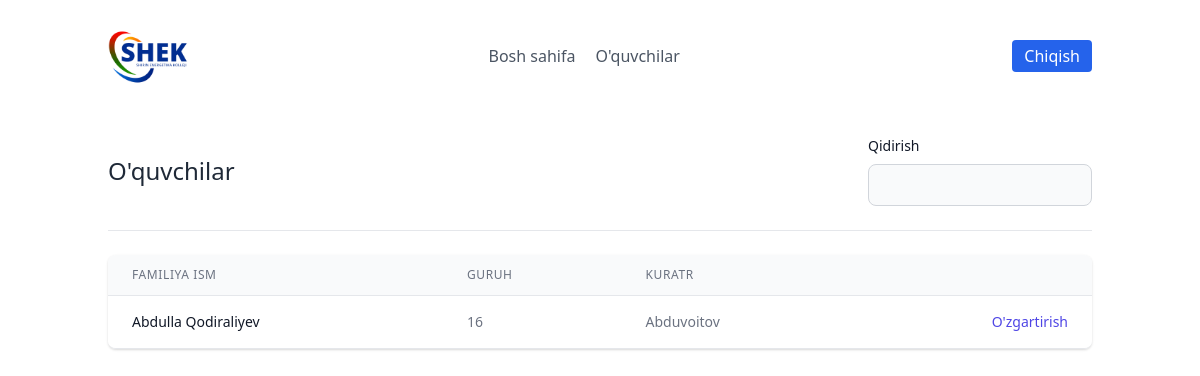
The page /leads/ (signed in) on the database its author committed.
### leads/models.py (models this page shows, shortened)
class Lead(models.Model):
    ismi = models.CharField(max_length=20)
    familiyasi = models.CharField(max_length=20)
    yoshi = models.CharField(max_length=20)
    organisation = models.ForeignKey(UserProfile, on_delete=models.CASCADE)
    agent = models.ForeignKey("Agent", null=True, blank=True, on_delete=models.SET_NULL)
    category = models.ForeignKey("Category", related_name='leads', null=True,  blank=True, on_delete=models.SET_NULL)
    izoh = models.TextField()
    sana = models.DateTimeField(auto_now_add=True)
    email = models.EmailField()

class Agent(models.Model):
    user = models.OneToOneField(User, on_delete=models.CASCADE)
    organisation = models.ForeignKey(UserProfile, on_delete=models.CASCADE)

class User(AbstractUser):
    is_organisor = models.BooleanField(default=True)
    is_agent = models.BooleanField(default=False)

### leads/views.py (the view, shortened to what this page needs)
# urls.py: path('', LeadListView.as_view(), name="lead-list"),
class LeadListView(LoginRequiredMixin, ListView):
    template_name = "leads/leads_list.html"
    context_object_name = "leads"
    def get_queryset(self):
        user = self.request.user
        if user.is_organisor:
            queryset = Lead.objects.filter(organisation = user.userprofile)
        else:
            queryset = Lead.objects.filter(organisation = user.agent.organisation)
            queryset = queryset.filter(agent__user = self.request.user)
        return queryset
    def get_context_data(self, **kwargs):
        context = super(LeadListView, self).get_context_data(**kwargs)
        user = self.request.user
        return context

### leads/templates/leads/leads_list.html (shortened to what this page needs)
{% extends "base.html" %}
{% block content %}
<section class="text-gray-700 body-font">
    <div class="container px-5 mx-auto flex flex-wrap">
        <div class="w-full mb-6 py-6 flex justify-between items-center border-b border-gray-200">
            <div>
                <h1 class="text-2xl text-gray-800">O'quvchilar</h1>
            </div>
            <div>
                <label for="search" class="block mb-2 text-sm font-medium text-gray-900 dark:text-white">Qidirish</label>
                <input type="search" id="table_search" class="bg-gray-50 border border-gray-300 text-gray-900 text-sm rounded-lg focus:ring-blue-500 focus:border-blue-500 block w-full p-2.5 dark:bg-gray-700 dark:border-gray-600 dark:placeholder-gray-400 dark:text-white dark:focus:ring-blue-500 dark:focus:border-blue-500" required>
            </div>
        </div>
        <div class="flex flex-col w-full">
            <div class="-my-2 overflow-x-auto sm:-mx-6 lg:-mx-8">
            <div class="py-2 align-middle inline-block min-w-full sm:px-6 lg:px-8">
                <div class="shadow overflow-hidden border-b border-gray-200 sm:rounded-lg">
                <table class="min-w-full divide-y divide-gray-200">
                    <thead class="bg-gray-50">
                        <tr>
                            <th scope="col" class="px-6 py-3 text-left text-xs font-medium text-gray-500 uppercase tracking-wider">
                            Familiya Ism
                            </th>
                            <th scope="col" class="px-6 py-3 text-left text-xs font-medium text-gray-500 uppercase tracking-wider">
                            Guruh
                            </th>
                            <th scope="col" class="px-6 py-3 text-left text-xs font-medium text-gray-500 uppercase tracking-wider">
                            Kuratr
                            </th>
                            <th scope="col" class="relative px-6 py-3">
                            </th>
                        </tr>
                    </thead>
                    <tbody id="search">
                        {% for lead in leads %}
                            <tr class="bg-white">
                                <td class="px-6 py-4 whitespace-nowrap text-sm font-medium text-gray-900">
                                    {{ lead.ismi }} {{ lead.familiyasi }}
                                </td>
                                <td class="px-6 py-4 whitespace-nowrap text-sm text-gray-500">
                                    {{ lead.yoshi }}
                                </td>
                                <td class="px-6 py-4 whitespace-nowrap text-sm text-gray-500">
                                    {{ lead.agent.user.first_name }}
                                </td>
                                <td class="px-6 py-4 whitespace-nowrap text-right text-sm font-medium">
                                    <a href="{% url 'leads:update' lead.pk %}" class="text-indigo-600 hover:text-indigo-900">
                                        O'zgartirish
                                    </a>
                                </td>
                            </tr>
                        {% endfor %}
                    </tbody>
                </table>
                </div>
            </div>
            </div>
        </div>
    </div>
</section>
{% endblock content %}

### rows shown on the page
Lead: ismi "Abdulla", familiyasi "Qodiraliyev", yoshi "16", agent.user.first_name "Abduvoitov"
